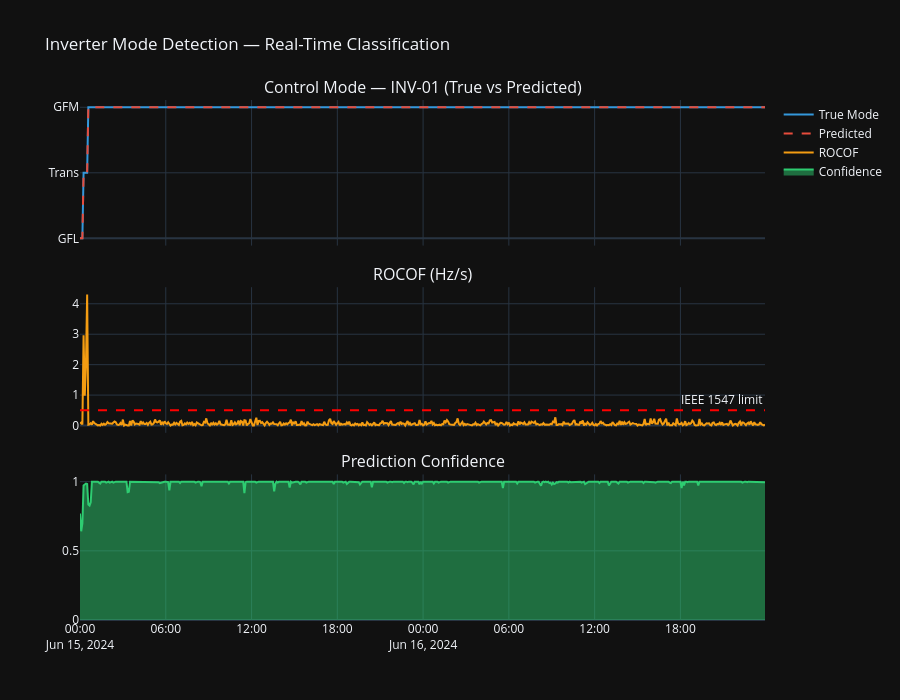

Source (notebook cell):
### Code cell
# Predict on full dataset and visualize GFL→GFM transitions
df_model['predicted_mode'] = le.inverse_transform(clf.predict(X_scaled))
df_model['pred_confidence'] = clf.predict_proba(X_scaled).max(axis=1)

# Sample one inverter for visualization
inv_id = df_model['inverter_id'].unique()[0]
df_inv0 = df_model[df_model['inverter_id'] == inv_id].copy()

fig = make_subplots(rows=3, cols=1, shared_xaxes=True, subplot_titles=[
    f'Control Mode — {inv_id} (True vs Predicted)',
    'ROCOF (Hz/s)',
    'Prediction Confidence'
], vertical_spacing=0.08)

mode_map = {'GFL': 0, 'transitioning': 1, 'GFM': 2}
fig.add_trace(go.Scatter(
    x=df_inv0['timestamp_utc'],
    y=df_inv0['control_mode'].map(mode_map),
    name='True Mode', line=dict(color='#3498db')), row=1, col=1)
fig.add_trace(go.Scatter(
    x=df_inv0['timestamp_utc'],
    y=df_inv0['predicted_mode'].map(mode_map),
    name='Predicted', line=dict(color='#e74c3c', dash='dash')), row=1, col=1)

fig.add_trace(go.Scatter(
    x=df_inv0['timestamp_utc'], y=df_inv0['rocof_hz_per_s'],
    name='ROCOF', line=dict(color='#f39c12')), row=2, col=1)
fig.add_hline(y=0.5, line_dash='dash', line_color='red',
              annotation_text='IEEE 1547 limit', row=2, col=1)

fig.add_trace(go.Scatter(
    x=df_inv0['timestamp_utc'], y=df_inv0['pred_confidence'],
    name='Confidence', fill='tozeroy',
    line=dict(color='#2ecc71')), row=3, col=1)

fig.update_yaxes(tickvals=[0,1,2], ticktext=['GFL','Trans','GFM'], row=1, col=1)
fig.update_layout(height=700, template='plotly_dark',
                  title='Inverter Mode Detection — Real-Time Classification')
fig.show()

### Figure 1 — Plotly figure (JSON) as saved in the notebook; plotly's stock layout.template omitted (floating-point values rounded to 4 significant figures; data arrays with more than 128 entries replaced by an {"elided": "..."} marker saying what was removed)
{"data": [{"line": {"color": "#3498db"}, "name": "True Mode", "type": "scatter", "x": {"elided": "576 str values"}, "xaxis": "x", "y": {"elided": "576 int values"}, "yaxis": "y"}, {"line": {"color": "#e74c3c", "dash": "dash"}, "name": "Predicted", "type": "scatter", "x": {"elided": "576 str values"}, "xaxis": "x", "y": {"elided": "576 int values"}, "yaxis": "y"}, {"line": {"color": "#f39c12"}, "name": "ROCOF", "type": "scatter", "x": {"elided": "576 str values"}, "xaxis": "x2", "y": {"elided": "576 float values"}, "yaxis": "y2"}, {"fill": "tozeroy", "line": {"color": "#2ecc71"}, "name": "Confidence", "type": "scatter", "x": {"elided": "576 str values"}, "xaxis": "x3", "y": {"elided": "576 float values"}, "yaxis": "y3"}], "layout": {"annotations": [{"font": {"size": 16}, "showarrow": false, "text": "Control Mode — INV-01 (True vs Predicted)", "x": 0.5, "xanchor": "center", "xref": "paper", "y": 1, "yanchor": "bottom", "yref": "paper"}, {"font": {"size": 16}, "showarrow": false, "text": "ROCOF (Hz/s)", "x": 0.5, "xanchor": "center", "xref": "paper", "y": 0.64, "yanchor": "bottom", "yref": "paper"}, {"font": {"size": 16}, "showarrow": false, "text": "Prediction Confidence", "x": 0.5, "xanchor": "center", "xref": "paper", "y": 0.28, "yanchor": "bottom", "yref": "paper"}, {"showarrow": false, "text": "IEEE 1547 limit", "x": 1, "xanchor": "right", "xref": "x2 domain", "y": 0.5, "yanchor": "bottom", "yref": "y2"}], "height": 700, "shapes": [{"line": {"color": "red", "dash": "dash"}, "type": "line", "x0": 0, "x1": 1, "xref": "x2 domain", "y0": 0.5, "y1": 0.5, "yref": "y2"}], "title": {"text": "Inverter Mode Detection — Real-Time Classification"}, "xaxis": {"anchor": "y", "domain": [0, 1], "matches": "x3", "showticklabels": false}, "xaxis2": {"anchor": "y2", "domain": [0, 1], "matches": "x3", "showticklabels": false}, "xaxis3": {"anchor": "y3", "domain": [0, 1]}, "yaxis": {"anchor": "x", "domain": [0.72, 1], "ticktext": ["GFL", "Trans", "GFM"], "tickvals": [0, 1, 2]}, "yaxis2": {"anchor": "x2", "domain": [0.36, 0.64]}, "yaxis3": {"anchor": "x3", "domain": [0, 0.28]}}}
